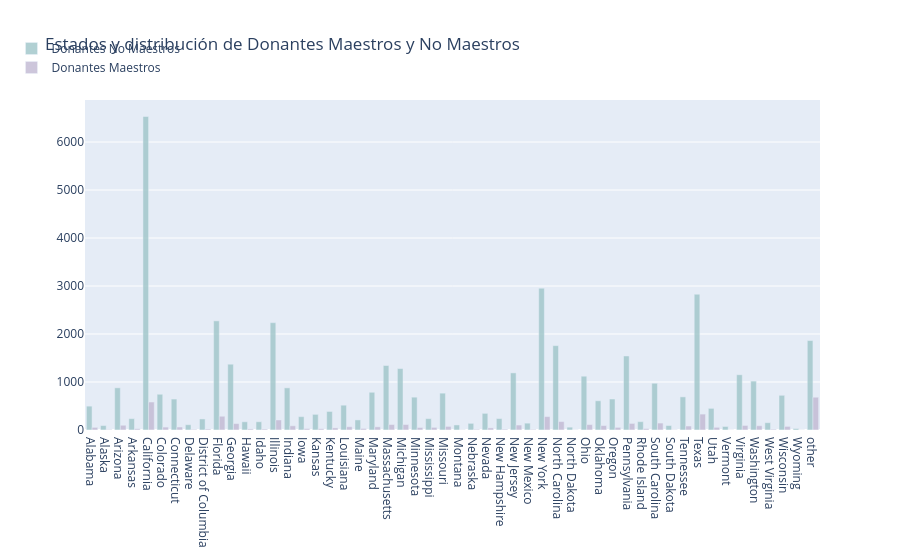

The notebook cell saved with this chart:
### Markdown cell above
> Aunque el mayor número de donantes proviene del estado de California, ubicado en la costa oeste, la región de la costa este de EE. UU. tiene una alta densidad de donantes en comparación con el oeste. Un número significativo de donantes también se encuentra en Hawái y Alaska.

## <a id="2.6">2.6 Número de donantes docentes y no docentes de cada estado</a>

### Code cell
# ¿Qué estado tiene el máximo de donantes maestros?
tempdf = donors_df.groupby(['Donor State', 'Donor Is Teacher']).agg({'Donor Is Teacher' : 'count' }).rename(columns={'Donor Is Teacher' : 'Teacher Donor Counts'}).reset_index()

no_df = tempdf[tempdf['Donor Is Teacher']=='No']
no_x = no_df['Donor State']
no_y = no_df['Teacher Donor Counts']
yes_df = tempdf[tempdf['Donor Is Teacher']=='Yes']
yes_x = yes_df['Donor State']
yes_y = yes_df['Teacher Donor Counts']

# --- CAMBIO DE COLORES AQUÍ ---
# Color 1: Aguamarina suave (#9EC5C9) para No Maestros
# Color 2: Lila suave (#C1B8D3) para Maestros

trace1 = go.Bar(
    x=no_x,
    y=no_y,
    name='Donantes No Maestros',
    marker=dict(color='#9EC5C9'),  # <--- CAMBIADO de '#f259d6' a Aguamarina suave
    opacity=0.8
)
trace2 = go.Bar(
    x=yes_x,
    y=yes_y,
    name='Donantes Maestros',
    marker=dict(color='#C1B8D3'),  # <--- CAMBIADO de '#f7bb31' a Lila suave
    opacity=0.8
)

data = [trace1, trace2]
layout = go.Layout(
    barmode='group',
    legend=dict(dict(x=-.1, y=1.2)),
    margin=dict(b=120),
    title = 'Estados y distribución de Donantes Maestros y No Maestros',
)

fig = go.Figure(data=data, layout=layout)
iplot(fig, filename='grouped-bar')

### Figure 1 — Plotly figure (JSON) as saved in the notebook; plotly's stock layout.template omitted (floating-point values rounded to 4 significant figures)
{"data": [{"marker": {"color": "#9EC5C9"}, "name": "Donantes No Maestros", "opacity": 0.8, "type": "bar", "x": ["Alabama", "Alaska", "Arizona", "Arkansas", "California", "Colorado", "Connecticut", "Delaware", "District of Columbia", "Florida", "Georgia", "Hawaii", "Idaho", "Illinois", "Indiana", "Iowa", "Kansas", "Kentucky", "Louisiana", "Maine", "Maryland", "Massachusetts", "Michigan", "Minnesota", "Mississippi", "Missouri", "Montana", "Nebraska", "Nevada", "New Hampshire", "New Jersey", "New Mexico", "New York", "North Carolina", "North Dakota", "Ohio", "Oklahoma", "Oregon", "Pennsylvania", "Rhode Island", "South Carolina", "South Dakota", "Tennessee", "Texas", "Utah", "Vermont", "Virginia", "Washington", "West Virginia", "Wisconsin", "Wyoming", "other"], "y": [497, 93, 879, 237, 6532, 745, 645, 110, 230, 2274, 1371, 171, 172, 2236, 878, 278, 326, 386, 517, 210, 786, 1344, 1280, 684, 237, 768, 105, 139, 347, 238, 1190, 143, 2956, 1758, 59, 1121, 609, 646, 1542, 174, 974, 93, 690, 2829, 451, 74, 1151, 1019, 152, 723, 31, 1864]}, {"marker": {"color": "#C1B8D3"}, "name": "Donantes Maestros", "opacity": 0.8, "type": "bar", "x": ["Alabama", "Alaska", "Arizona", "Arkansas", "California", "Colorado", "Connecticut", "Delaware", "District of Columbia", "Florida", "Georgia", "Hawaii", "Idaho", "Illinois", "Indiana", "Iowa", "Kansas", "Kentucky", "Louisiana", "Maine", "Maryland", "Massachusetts", "Michigan", "Minnesota", "Mississippi", "Missouri", "Montana", "Nebraska", "Nevada", "New Hampshire", "New Jersey", "New Mexico", "New York", "North Carolina", "North Dakota", "Ohio", "Oklahoma", "Oregon", "Pennsylvania", "Rhode Island", "South Carolina", "South Dakota", "Tennessee", "Texas", "Utah", "Vermont", "Virginia", "Washington", "West Virginia", "Wisconsin", "Wyoming", "other"], "y": [54, 11, 99, 26, 583, 61, 62, 14, 21, 286, 133, 23, 20, 209, 87, 28, 27, 44, 67, 32, 66, 114, 114, 52, 54, 75, 8, 15, 44, 18, 103, 14, 279, 175, 4, 112, 92, 54, 138, 28, 145, 7, 83, 332, 56, 3, 95, 89, 18, 75, 4, 683]}], "layout": {"barmode": "group", "legend": {"x": -0.1, "y": 1.2}, "margin": {"b": 120}, "title": {"text": "Estados y distribución de Donantes Maestros y No Maestros"}}}
